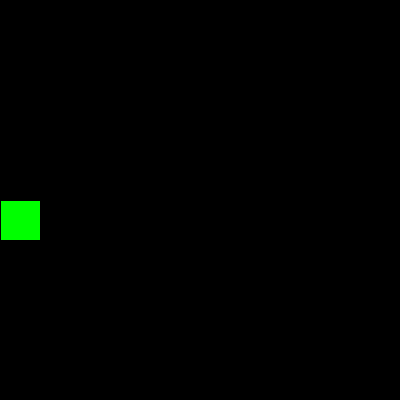
Frame 1 (no input)
Frame 60 (the mouse pressed at the canvas centre just before this capture): identical to frame 1, image omitted
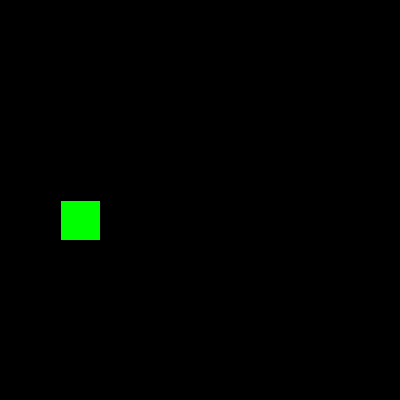
Frame 120 (the mouse held since frame 60 and released just before this capture)

The Processing sketch that drew these frames (run headless with seeded random() and noise(); from frame 60 on, the mouse is pressed at the canvas centre):

// Processing sketch: interacciones
// ── interacciones.pde
//INTERACCIONES
float tamanioDelRect;
float posX;
float direccion = 0;

color colorDeRectangulo = color(0, 255, 0);

color colorDeFondo = color(0, 0, 0);


int movmiento;

void setup() {
  size(400, 400);
  tamanioDelRect = width/10;
}

void draw() {

  background(colorDeFondo);
  fill(colorDeRectangulo);
  rect(posX += direccion, height/2, tamanioDelRect, tamanioDelRect );
}

void mousePressed() {

  colorDeRectangulo = color(0, 255, 0);
  //  println("Mouse presionado: " , mouseX, mouseY);
  direccion = 1;

  //posX += 5;
}
void mouseClicked() {
  posX = width/2;
  //  println("Mouse clickeado: ",  mouseX, mouseY);
}

void mouseMoved() {
  movmiento++;
  println(movmiento);
  colorDeFondo = color( random(90, 100), 0, 0);
}

void keyPressed() {

  direccion = -1;
  colorDeRectangulo = color(0, 0, 255);
  //println("Tecla presionada: ",  key, keyCode);
}

void mouseWheel(MouseEvent event) {

  float e = event.getCount();
  direccion = e;
}
